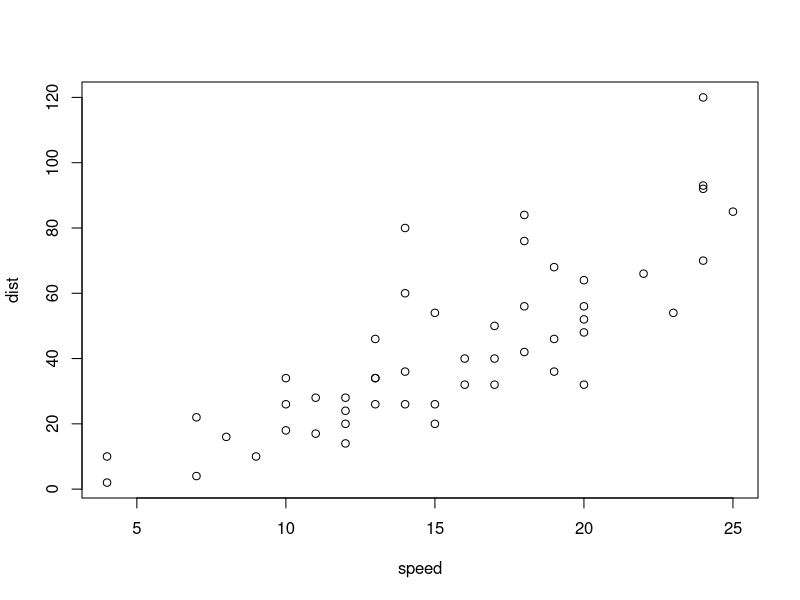
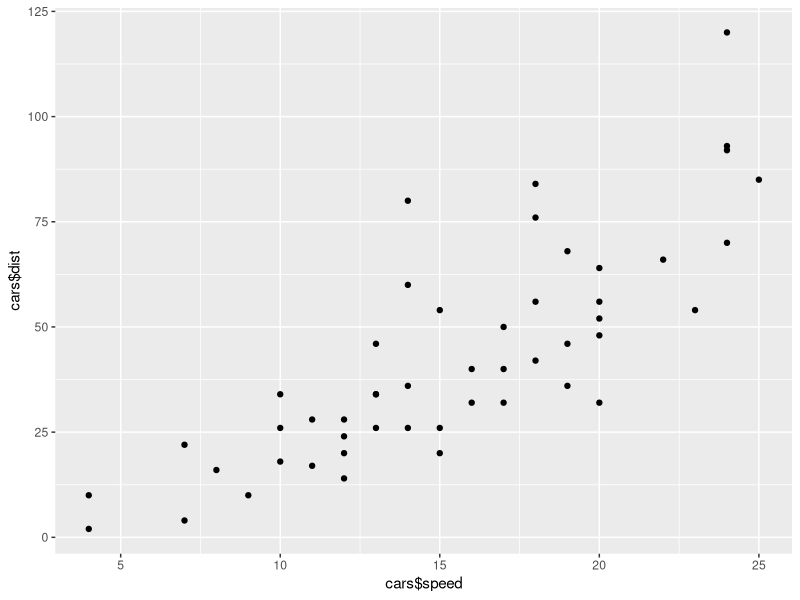
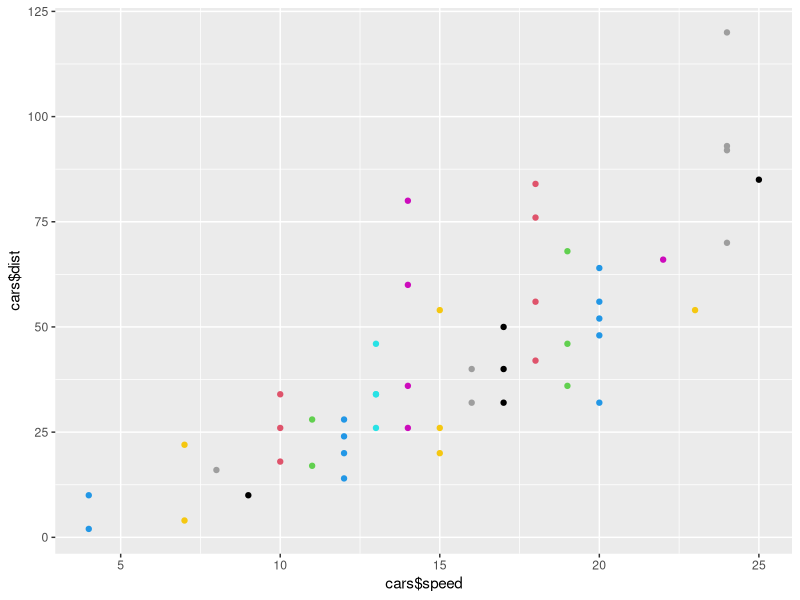
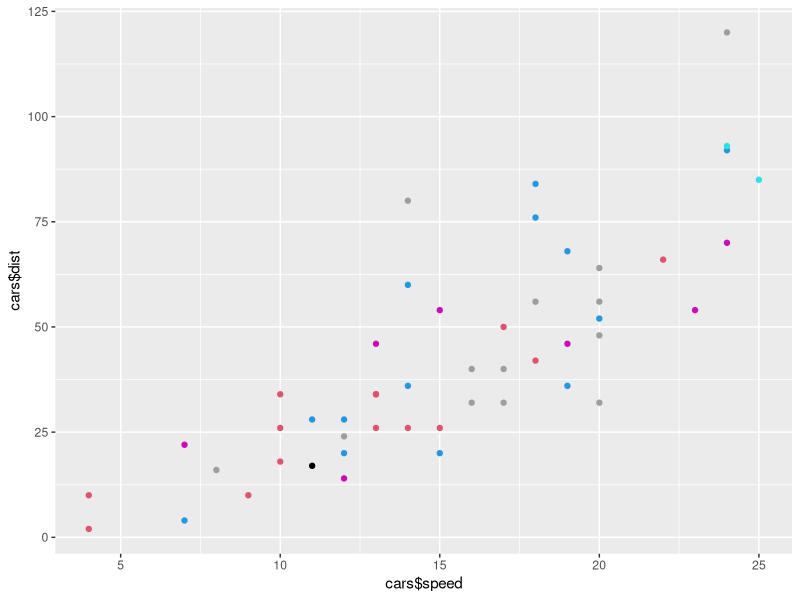
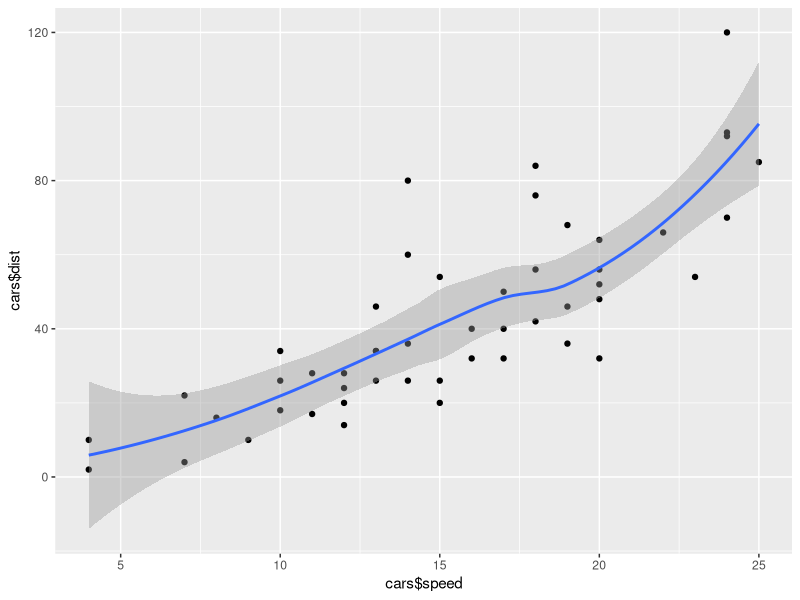

These figures' R source, in order:
library(ggplot2)


summary(cars)
head(cars)

plot(cars)
ggplot(data = cars) + geom_point(aes(cars$speed, cars$dist)) 
ggplot(data = cars) + geom_point(aes(cars$speed, cars$dist), color=cars$speed) 
ggplot(data = cars) + geom_point(aes(cars$speed, cars$dist), color=cars$dist) 

   
       
ggplot(cars, aes(cars$speed, cars$dist)) +
         geom_point() +
         geom_smooth()




summary(airquality)
head(airquality)
